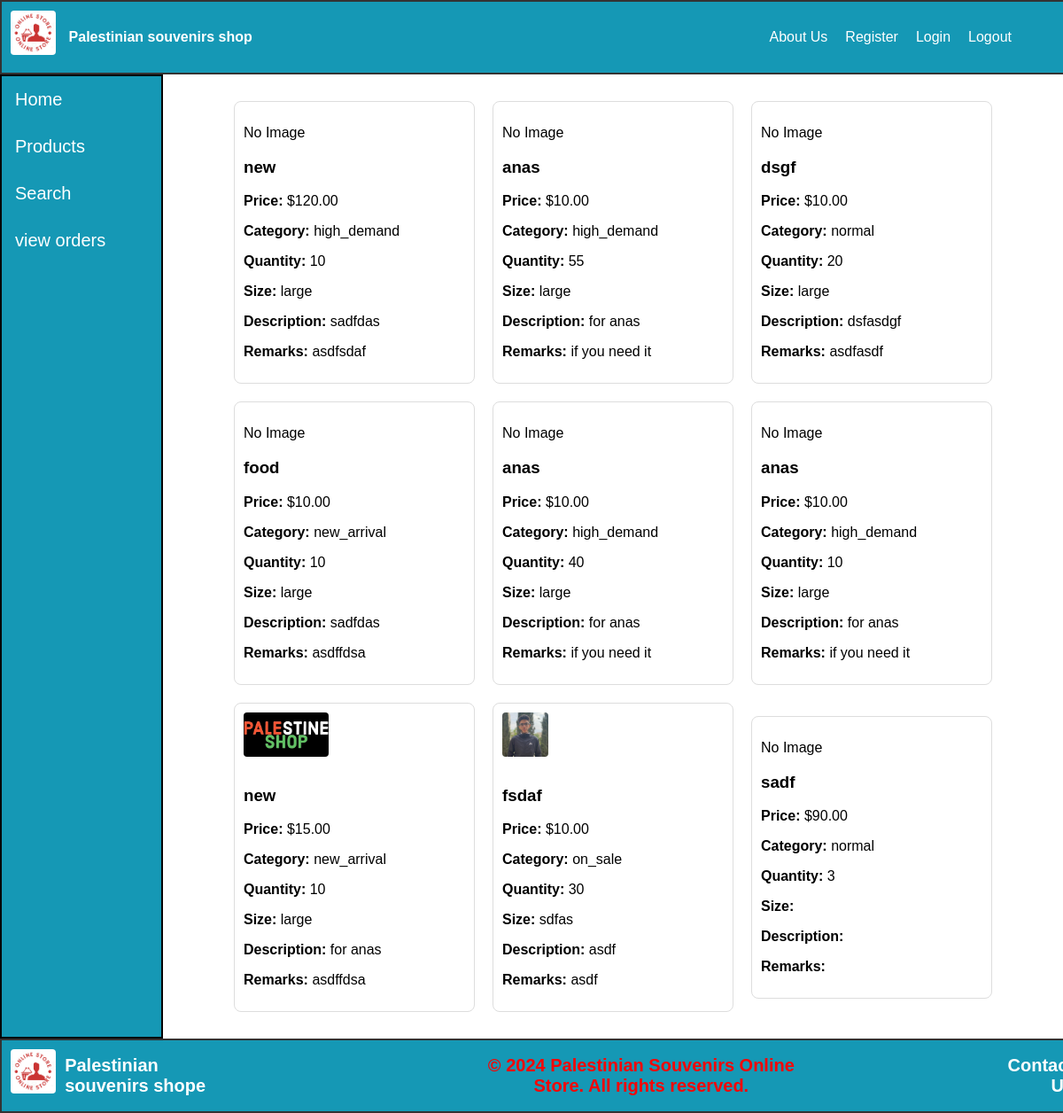
/webProject/custmerPage.php (signed in), run on the app's committed database.
### tables this page shows
CREATE TABLE `product` (
  `id` int(11) NOT NULL,
  `pro_name` varchar(255) NOT NULL,
  `pro_price` decimal(10,2) NOT NULL,
  `pro_cat` varchar(255) DEFAULT NULL,
  `pro_quantity` int(11) DEFAULT NULL,
  `pro_size` varchar(255) DEFAULT NULL,
  `pro_des` text DEFAULT NULL,
  `pro_remarks` text DEFAULT NULL,
  `pro_image` varchar(255) NOT NULL
);

### webProject/custmerPage.php (the view, shortened to what this page needs)
<?php
if(isset($_SESSION["username"])&&$_SESSION['password']&& $_SESSION['isAdmin']===0){
    require "dbconfig.in.php";
    $stmt = $pdo->query("SELECT * FROM product");
    $products = $stmt->fetchAll(PDO::FETCH_ASSOC);
}
else{
    header("Location: index.php");
}
?>
<!DOCTYPE html>
<html lang="en">
<head>
    <link rel="stylesheet" href="custmerStyle.css">
</head>
<body>
    <header>
         <div class="shopeName">
            <img src="logo.png" >
            <a href="custmerPage.php" class="logo"><span>Palestinian souvenirs shop</span></a>
        </div>
        <div class="user-profile">
            <a href="aboutUs.php">About Us</a>
            <a href="Registration.php">Register</a>
            <a href="login.php">Login</a>
            <a href="logout.php">Logout</a>
        </div>
    </header>
    <div  style="display: flex; flex: 1;">
            <nav class="navigation">
                <a href="custmerPage.php">Home</a>
                <a href="viewProducts.php">Products</a>
                <a href="searchCustomer.php">Search</a>
                <a href="custmerViewOrder.php">view orders</a>
            </nav>
        <main>
                 <body class="product-view">
                    <?php foreach ($products as $product): ?>
                        <div class="product-box">
                            <?php if (!empty($product['pro_image'])): ?>
                                <img src="<?= $product['pro_image'] ?>" alt="<?= $product['pro_name'] ?>">
                            <?php else: ?>
                                <p>No Image</p>
                            <?php endif; ?>
                            <h3><?= $product['pro_name'] ?></h3>
                            <p><strong>Price:</strong> $<?= $product['pro_price'] ?></p>
                            <p><strong>Category:</strong> <?= $product['pro_cat'] ?></p>
                            <p><strong>Quantity:</strong> <?= $product['pro_quantity'] ?></p>
                            <p><strong>Size:</strong> <?= $product['pro_size'] ?></p>
                            <p><strong>Description:</strong> <?= $product['pro_des'] ?></p>
                            <p><strong>Remarks:</strong> <?= $product['pro_remarks'] ?></p>
                        </div>
                    <?php endforeach; ?>
                </body>
        </main>
    </div>
    <footer>
        <div class="shopeName">
            <img src="logo.png" >
            <span> Palestinian souvenirs shope</span>
            <span class="copyright"> &copy;  2024 Palestinian Souvenirs Online Store. All rights reserved.</span>
            <a href="aboutUs.php" class="ContactUs">Contact Us</a>
        </div>
    </footer>
</body>
</html>

### webProject/custmerStyle.css (style rules this page uses)
body { margin: 0; padding: 0; font-family: Arial, sans-serif; display: flex; flex-direction: column; min-height: 100vh; }
header { background-color: #1598b5; color: #fff; text-align: center; padding: 10px; width: 100%; display: flex; justify-content: space-between; align-items: center; border: 2px solid #333; }
header .shopeName { size: 10px; }
.logo span { font-weight: bold; }
nav { width: 15%; background-color: #1598b5; height: auto; display: flex; flex-direction: column; color: #fff; text-decoration: none; font-size: 16px; border: 2px solid #050404; }
.navigation a { color: #fff; text-decoration: none; margin: 15px 15px; font-size: 20px; }
main { flex: 1; padding: 20px; display: flex; flex-wrap: wrap; justify-content: space-around; align-items: flex-start; }
footer { text-align: left; background-color: #1598b5; color: #fff; width: 100%; }
footer .shopeName { display: flex; align-items: center; padding: 10px; background-color: #1598b5; color: #fff; width: 100%; border: 2px solid #333; }
footer .shopeName img { max-width: 100px; max-height: 50px; }
footer .shopeName span { font-size: 20px; font-weight: bold; margin-left: 10px; }
footer .shopeName .copyright { display: flex; justify-content: center; align-items: center; text-align: center; color: #f50606; text-decoration: none; margin-left: 300px; margin-right: 30px; font-size: 20px; font-weight: bold; }
footer .shopeName a { color: #fff; text-align: right; text-decoration: none; margin-left: 200px; font-size: 20px; font-weight: bold; }
header a { color: #fff; text-decoration: none; margin-right: 20px; }
img { max-width: 100px; max-height: 50px; }
header .user-profile { display: flex; align-items: center; margin-right: 50px; }
.shopeName { text-align: left; }
.shopeName img, .shopeName span { display: inline-block; vertical-align: middle; }
.shopeName span { margin-left: 10px; }
main { flex: 1; padding: 20px; display: flex; justify-content: center; align-items: center; }
.product-box { border: 1px solid #ddd; border-radius: 8px; overflow: hidden; width: 250px; margin: 10px; padding: 10px; }
img { max-width: 100%; height: auto; border-radius: 4px; margin-bottom: 10px; }

### data on the page
product: pro_image "No Image", pro_name "new", pro_price "120.00", pro_cat "high_demand", pro_quantity "10", pro_size "large", pro_des "sadfdas", pro_remarks "asdfsdaf"
product: pro_image "No Image", pro_name "anas", pro_price "10.00", pro_cat "high_demand", pro_quantity "55", pro_size "large", pro_des "for anas", pro_remarks "if you need it"
product: pro_image "No Image", pro_name "dsgf", pro_price "10.00", pro_cat "normal", pro_quantity "20", pro_size "large", pro_des "dsfasdgf", pro_remarks "asdfasdf"
product: pro_image "No Image", pro_name "food", pro_price "10.00", pro_cat "new_arrival", pro_quantity "10", pro_size "large", pro_des "sadfdas", pro_remarks "asdffdsa"
product: pro_image "No Image", pro_name "anas", pro_price "10.00", pro_cat "high_demand", pro_quantity "40", pro_size "large", pro_des "for anas", pro_remarks "if you need it"
product: pro_image "No Image", pro_name "anas", pro_price "10.00", pro_cat "high_demand", pro_quantity "10", pro_size "large", pro_des "for anas", pro_remarks "if you need it"
product: pro_image (picture), pro_name "new", pro_price "15.00", pro_cat "new_arrival", pro_quantity "10", pro_size "large", pro_des "for anas", pro_remarks "asdffdsa"
product: pro_image+pro_name (picture), pro_name "fsdaf", pro_price "10.00", pro_cat "on_sale", pro_quantity "30", pro_size "sdfas", pro_des "asdf", pro_remarks "asdf"
product: pro_image "No Image", pro_name "sadf", pro_price "90.00", pro_cat "normal", pro_quantity "3"
